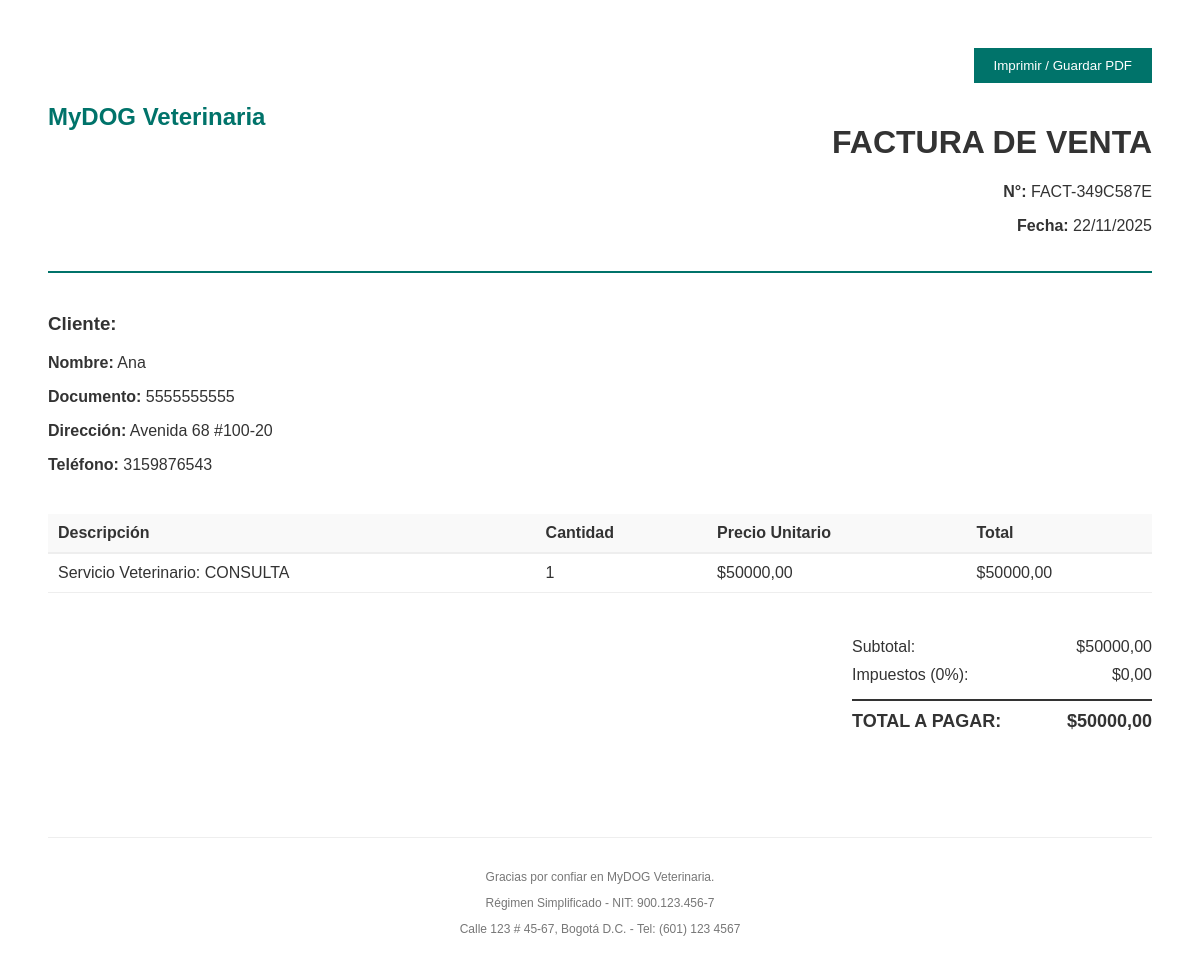
Page /pagos/factura/4/print/ (signed in) on the committed database.
### pagos/models.py (models this page shows, shortened)
class Factura(models.Model):
    numero_factura = models.CharField(
        max_length=50,
        unique=True,
        verbose_name='Número de factura',
        help_text='Número único y consecutivo de la factura'
    )
    pago = models.ForeignKey(
        Pago,
        on_delete=models.PROTECT,
        related_name='facturas',
        verbose_name='Pago asociado'
    )
    propietario = models.ForeignKey(
        'propietarios.Propietario',
        on_delete=models.PROTECT,
        related_name='facturas',
        verbose_name='Propietario'
    )
    subtotal = models.DecimalField(
        max_digits=10,
        decimal_places=2,
        validators=[MinValueValidator(0)],
        verbose_name='Subtotal'
    )
    impuestos = models.DecimalField(
        max_digits=10,
        decimal_places=2,
        validators=[MinValueValidator(0)],
        default=0,
        verbose_name='Impuestos'
    )
    total = models.DecimalField(
        max_digits=10,
        decimal_places=2,
        validators=[MinValueValidator(0)],
        verbose_name='Total'
    )
    pdf = models.FileField(
        upload_to='facturas/%Y/%m/',
        verbose_name='Factura PDF'
    )
    fecha_emision = models.DateTimeField(
        auto_now_add=True,
        verbose_name='Fecha de emisión'
    )
    class Meta:
        verbose_name = 'Factura'
        verbose_name_plural = 'Facturas'
        ordering = ['-fecha_emision']

class Pago(models.Model):
    TIPO_PAGO_CHOICES = [
        ('EFECTIVO', 'Efectivo'),
        ('TARJETA', 'Tarjeta'),
        ('TRANSFERENCIA', 'Transferencia'),
    ]
    ESTADO_CHOICES = [
        ('PENDIENTE', 'Pendiente'),
        ('COMPLETADO', 'Completado'),
        ('FALLIDO', 'Fallido'),
    ]
    cita = models.ForeignKey(
        'citas.Cita',
        on_delete=models.SET_NULL,
        null=True,
        blank=True,
        related_name='pagos',
        verbose_name='Cita asociada'
    )
    propietario = models.ForeignKey(
        'propietarios.Propietario',
        on_delete=models.PROTECT,
        related_name='pagos',
        verbose_name='Propietario'
    )
    monto = models.DecimalField(
        max_digits=10,
        decimal_places=2,
        validators=[MinValueValidator(0.01)],
        verbose_name='Monto',
        help_text='Monto del pago en pesos colombianos'
    )
    tipo_pago = models.CharField(
        max_length=15,
        choices=TIPO_PAGO_CHOICES,
        verbose_name='Tipo de pago'
    )
    estado = models.CharField(
        max_length=15,
        choices=ESTADO_CHOICES,
        default='PENDIENTE',
        verbose_name='Estado del pago'
    )
    referencia = models.CharField(
        max_length=100,
        blank=True,
        verbose_name='Referencia/Comprobante',
        help_text='Número de referencia o comprobante'
    )
    ultimos_4_digitos_validator = RegexValidator(
        regex=r'^\d{4}$',
        message='Debe contener exactamente 4 dígitos'
    )
    ultimos_4_digitos = models.CharField(
        max_length=4,
        blank=True,
        validators=[ultimos_4_digitos_validator],
        verbose_name='Últimos 4 dígitos',
        help_text='Últimos 4 dígitos de la tarjeta (solo si es pago con tarjeta)'
    )
    fecha_pago = models.DateTimeField(
        auto_now_add=True,
        verbose_name='Fecha del pago'
    )
    simulado = models.BooleanField(
        default=True,
        verbose_name='Pago simulado',
        help_text='Indica si es un pago simulado (siempre True en este sistema)'
    )
    usuario_registro = models.ForeignKey(
        'autenticacion.Usuario',
        on_delete=models.PROTECT,
        verbose_name='Usuario que registró el pago'
    )
    class Meta:
        verbose_name = 'Pago'
        verbose_name_plural = 'Pagos'
        ordering = ['-fecha_pago']

### propietarios/models.py (models this page shows, shortened)
class Propietario(models.Model):
    usuario = models.OneToOneField(
        'autenticacion.Usuario',
        on_delete=models.CASCADE,
        related_name='propietario',
        verbose_name='Usuario',
        help_text='Usuario del sistema asociado al propietario'
    )
    nombre = models.CharField(
        max_length=100,
        verbose_name='Nombre completo',
        help_text='Nombre completo del propietario (3-100 caracteres)'
    )
    documento = models.CharField(
        max_length=20,
        unique=True,
        verbose_name='Documento de identidad',
        help_text='Número de documento único del propietario'
    )
    telefono_validator = RegexValidator(
        regex=r'^\d{7,15}$',
        message='El teléfono debe contener entre 7 y 15 dígitos numéricos'
    )
    telefono = models.CharField(
        max_length=15,
        validators=[telefono_validator],
        verbose_name='Teléfono',
        help_text='Teléfono de contacto (7-15 dígitos)'
    )
    correo = models.EmailField(
        unique=True,
        validators=[EmailValidator()],
        verbose_name='Correo electrónico',
        help_text='Correo electrónico único del propietario'
    )
    direccion = models.TextField(
        max_length=200,
        blank=True,
        verbose_name='Dirección',
        help_text='Dirección de residencia (opcional, máx 200 caracteres)'
    )
    fecha_registro = models.DateTimeField(
        auto_now_add=True,
        verbose_name='Fecha de registro'
    )
    fecha_modificacion = models.DateTimeField(
        auto_now=True,
        verbose_name='Fecha de modificación'
    )
    activo = models.BooleanField(
        default=True,
        verbose_name='Activo',
        help_text='Indica si el propietario está activo en el sistema'
    )
    class Meta:
        verbose_name = 'Propietario'
        verbose_name_plural = 'Propietarios'
        ordering = ['-fecha_registro']
        indexes = [
            models.Index(fields=['documento']),
            models.Index(fields=['correo']),
        ]

### citas/models.py (models this page shows, shortened)
class Cita(models.Model):
    ESTADO_CHOICES = [
        ('PROGRAMADA', 'Programada'),
        ('CONFIRMADA', 'Confirmada'),
        ('COMPLETADA', 'Completada'),
        ('CANCELADA', 'Cancelada'),
        ('INASISTENCIA', 'Inasistencia'),
    ]
    propietario = models.ForeignKey(
        'propietarios.Propietario',
        on_delete=models.PROTECT,
        related_name='citas',
        verbose_name='Propietario',
        help_text='Propietario de la mascota'
    )
    mascota = models.ForeignKey(
        'mascotas.Mascota',
        on_delete=models.PROTECT,
        related_name='citas',
        verbose_name='Mascota',
        help_text='Mascota a atender'
    )
    servicio = models.ForeignKey(
        'servicios.Servicio',
        on_delete=models.PROTECT,
        related_name='citas',
        verbose_name='Servicio',
        help_text='Servicio veterinario solicitado'
    )
    veterinario = models.ForeignKey(
        'autenticacion.Usuario',
        on_delete=models.PROTECT,
        limit_choices_to={'rol': 'VETERINARIO'},
        related_name='citas_asignadas',
        verbose_name='Veterinario',
        help_text='Veterinario asignado'
    )
    fecha = models.DateField(
        verbose_name='Fecha',
        help_text='Fecha de la cita'
    )
    hora = models.TimeField(
        verbose_name='Hora',
        help_text='Hora de inicio de la cita'
    )
    estado = models.CharField(
        max_length=15,
        choices=ESTADO_CHOICES,
        default='PROGRAMADA',
        verbose_name='Estado'
    )
    es_emergencia = models.BooleanField(
        default=False,
        verbose_name='Es emergencia',
        help_text='Indica si es una cita de emergencia (sin restricciones de horario)'
    )
    observaciones = models.TextField(
        max_length=500,
        blank=True,
        verbose_name='Observaciones',
        help_text='Observaciones o motivo de la cita'
    )
    motivo_cancelacion = models.TextField(
        max_length=500,
        blank=True,
        verbose_name='Motivo de cancelación',
        help_text='Motivo por el cual se canceló la cita'
    )
    fecha_creacion = models.DateTimeField(
        auto_now_add=True,
        verbose_name='Fecha de creación'
    )
    fecha_modificacion = models.DateTimeField(
        auto_now=True,
        verbose_name='Fecha de modificación'
    )
    usuario_creador = models.ForeignKey(
        'autenticacion.Usuario',
        on_delete=models.PROTECT,
        related_name='citas_creadas',
        verbose_name='Usuario creador',
        help_text='Usuario que creó la cita'
    )
    class Meta:
        verbose_name = 'Cita'
        verbose_name_plural = 'Citas'
        ordering = ['-fecha', '-hora']
        indexes = [
            models.Index(fields=['fecha', 'hora']),
            models.Index(fields=['veterinario', 'fecha']),
            models.Index(fields=['estado']),
        ]
        unique_together = [['veterinario', 'fecha', 'hora']]  # No permitir citas duplicadas

### servicios/models.py (models this page shows, shortened)
class Servicio(models.Model):
    TIPO_CHOICES = [
        ('CONSULTA', 'Consulta veterinaria'),
        ('VACUNACION', 'Vacunación'),
        ('DESPARASITACION', 'Desparasitación'),
        ('CIRUGIA', 'Cirugía'),
        ('CONTROL_PESO', 'Control de peso'),
        ('PELUQUERIA', 'Peluquería'),
        ('VENTA_PRODUCTOS', 'Venta de productos'),
        ('OTRO', 'Otro'),
    ]
    nombre = models.CharField(
        max_length=20,
        choices=TIPO_CHOICES,
        unique=True,
        verbose_name='Nombre del servicio',
        help_text='Tipo de servicio veterinario'
    )
    duracion_minutos = models.PositiveIntegerField(
        validators=[MinValueValidator(15)],
        verbose_name='Duración en minutos',
        help_text='Duración estimada del servicio (mínimo 15 minutos)'
    )
    precio = models.DecimalField(
        max_digits=10,
        decimal_places=2,
        validators=[MinValueValidator(0)],
        verbose_name='Precio',
        help_text='Precio del servicio en pesos colombianos'
    )
    descripcion = models.TextField(
        max_length=500,
        blank=True,
        verbose_name='Descripción',
        help_text='Descripción detallada del servicio (opcional)'
    )
    activo = models.BooleanField(
        default=True,
        verbose_name='Activo',
        help_text='Indica si el servicio está disponible para agendamiento'
    )
    color_calendario = models.CharField(
        max_length=7,
        default='#00736A',
        verbose_name='Color en calendario',
        help_text='Color en formato hexadecimal para mostrar en calendario'
    )
    fecha_creacion = models.DateTimeField(
        auto_now_add=True,
        verbose_name='Fecha de creación'
    )
    fecha_modificacion = models.DateTimeField(
        auto_now=True,
        verbose_name='Fecha de modificación'
    )
    class Meta:
        verbose_name = 'Servicio'
        verbose_name_plural = 'Servicios'
        ordering = ['nombre']

### pagos/views.py (the view)
# urls.py: path('factura/<int:pk>/print/', views.ver_factura, name='factura_print'),
@login_required
def ver_factura(request, pk):
    factura = get_object_or_404(Factura, pk=pk)
    return render(request, 'pagos/factura_print.html', {'factura': factura})

### templates/pagos/factura_print.html (shortened to what this page needs)
<!DOCTYPE html>
<html lang="es">
<head>
</head>
<body>
    <div class="no-print" style="margin-bottom: 20px; text-align: right;">
        <button onclick="window.print()" style="padding: 10px 20px; background: #00736A; color: white; border: none; cursor: pointer;">Imprimir / Guardar PDF</button>
    </div>
    <div class="header">
        <div class="logo">MyDOG Veterinaria</div>
        <div class="invoice-details">
            <h1>FACTURA DE VENTA</h1>
            <p><strong>N°:</strong> {{ factura.numero_factura }}</p>
            <p><strong>Fecha:</strong> {{ factura.fecha_emision|date:"d/m/Y" }}</p>
        </div>
    </div>
    <div class="client-details">
        <h3>Cliente:</h3>
        <p><strong>Nombre:</strong> {{ factura.propietario.nombre }}</p>
        <p><strong>Documento:</strong> {{ factura.propietario.documento }}</p>
        <p><strong>Dirección:</strong> {{ factura.propietario.direccion }}</p>
        <p><strong>Teléfono:</strong> {{ factura.propietario.telefono }}</p>
    </div>
    <table class="table">
        <thead>
            <tr>
                <th>Descripción</th>
                <th>Cantidad</th>
                <th>Precio Unitario</th>
                <th>Total</th>
            </tr>
        </thead>
        <tbody>
            <tr>
                <td>
                    {% if factura.pago.cita %}
                        Servicio Veterinario: {{ factura.pago.cita.servicio.nombre }}
                    {% else %}
                        Servicios Veterinarios Generales
                    {% endif %}
                </td>
                <td>1</td>
                <td>${{ factura.subtotal }}</td>
                <td>${{ factura.subtotal }}</td>
            </tr>
        </tbody>
    </table>
    <div class="totals">
        <div class="totals-row">
            <span>Subtotal:</span>
            <span>${{ factura.subtotal }}</span>
        </div>
        <div class="totals-row">
            <span>Impuestos (0%):</span>
            <span>${{ factura.impuestos }}</span>
        </div>
        <div class="totals-row total-final">
            <span>TOTAL A PAGAR:</span>
            <span>${{ factura.total }}</span>
        </div>
    </div>
    <div class="footer">
        <p>Gracias por confiar en MyDOG Veterinaria.</p>
        <p>Régimen Simplificado - NIT: 900.123.456-7</p>
        <p>Calle 123 # 45-67, Bogotá D.C. - Tel: (601) 123 4567</p>
    </div>
</body>
</html>

### templates/pagos/factura_print.html (style rules this page uses)
body { font-family: 'Helvetica', sans-serif; padding: 40px; color: #333; }
.header { display: flex; justify-content: space-between; margin-bottom: 40px; border-bottom: 2px solid #00736A; padding-bottom: 20px; }
.logo { color: #00736A; font-weight: bold; font-size: 24px; }
.invoice-details { text-align: right; }
.client-details { margin-bottom: 40px; }
.table { width: 100%; border-collapse: collapse; margin-bottom: 40px; }
.table th { text-align: left; border-bottom: 2px solid #eee; padding: 10px; background: #f9f9f9; }
.table td { border-bottom: 1px solid #eee; padding: 10px; }
.totals { float: right; width: 300px; }
.totals-row { display: flex; justify-content: space-between; padding: 5px 0; }
.total-final { font-weight: bold; font-size: 18px; border-top: 2px solid #333; margin-top: 10px; padding-top: 10px; }
.footer { margin-top: 100px; text-align: center; font-size: 12px; color: #777; border-top: 1px solid #eee; padding-top: 20px; }

### rows in the picture
Factura: numero_factura "FACT-349C587E", fecha_emision "22/11/2025", propietario.nombre "Ana", propietario.documento "5555555555", propietario.direccion "Avenida 68 #100-20", propietario.telefono "3159876543", pago.cita.servicio.nombre "CONSULTA", subtotal "50000,00", impuestos "0,00", total "50000,00"
